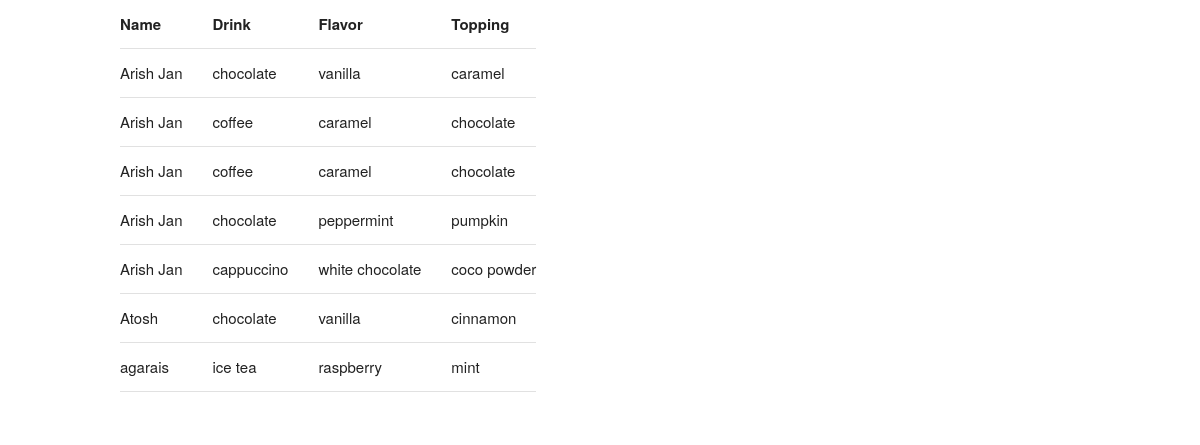
Page /list on the committed database.
### tables this page shows
CREATE TABLE orders(name, drink, flavor, topping);

### app.py (the view)
@app.route("/list", methods=["GET"])
def list():
    orders = get_orders()
    return render_template("list.html", orders=orders)

### app.py (called while the page is built)
def get_orders():
    con = sqlite3.connect("orders.db")
    con.row_factory = sqlite3.Row
    cur = con.cursor()
    cur.execute("SELECT * FROM orders;")
    rows = cur.fetchall()
    return rows

### templates/list.html
{% extends "base.html" %} {% block content %}
<table>
  <tr>
    <th>Name</th>
    <th>Drink</th>
    <th>Flavor</th>
    <th>Topping</th>
  </tr>
  {% for o in orders %}
  <tr>
    <td>{{o['name']}}</td>
    <td>{{o['drink']}}</td>
    <td>{{o['flavor']}}</td>
    <td>{{o['topping']}}</td>
  </tr>
  {% endfor %}
</table>
{% endblock %}

### templates/base.html (shortened to what this page needs)
<!DOCTYPE html>
<html lang="en">
  <head>
    <link rel="stylesheet" href="/static/css/normalize.css" />
    <link rel="stylesheet" href="/static/css/skeleton.css" />
  </head>
  <body>
    <div class="container">{% block content %}{% endblock %}</div>
  </body>
</html>

### static/css/skeleton.css (style rules this page uses)
.container { position: relative; width: 100%; max-width: 960px; margin: 0 auto; padding: 0 20px; box-sizing: border-box; }
@media (min-width: 400px) { .container { width: 85%; padding: 0; } }
@media (min-width: 550px) { .container { width: 80%; } }
html { font-size: 62.5%; }
body { font-size: 1.5em; line-height: 1.6; font-weight: 400; font-family: "Raleway", "HelveticaNeue", "Helvetica Neue", Helvetica, Arial, sans-serif; color: #222; }
th, td { padding: 12px 15px; text-align: left; border-bottom: 1px solid #E1E1E1; }
th:first-child, td:first-child { padding-left: 0; }
th:last-child, td:last-child { padding-right: 0; }
pre, blockquote, dl, figure, table, p, ul, ol, form { margin-bottom: 2.5rem; }
.container:after, .row:after, .u-cf { content: ""; display: table; clear: both; }

### rows in the picture
orders: name "Arish Jan", drink "chocolate", flavor "vanilla", topping "caramel"
orders: name "Arish Jan", drink "coffee", flavor "caramel", topping "chocolate"
orders: name "Arish Jan", drink "coffee", flavor "caramel", topping "chocolate"
orders: name "Arish Jan", drink "chocolate", flavor "peppermint", topping "pumpkin"
orders: name "Arish Jan", drink "cappuccino", flavor "white chocolate", topping "coco powder"
orders: name "Atosh", drink "chocolate", flavor "vanilla", topping "cinnamon"
orders: name "agarais", drink "ice tea", flavor "raspberry", topping "mint"
